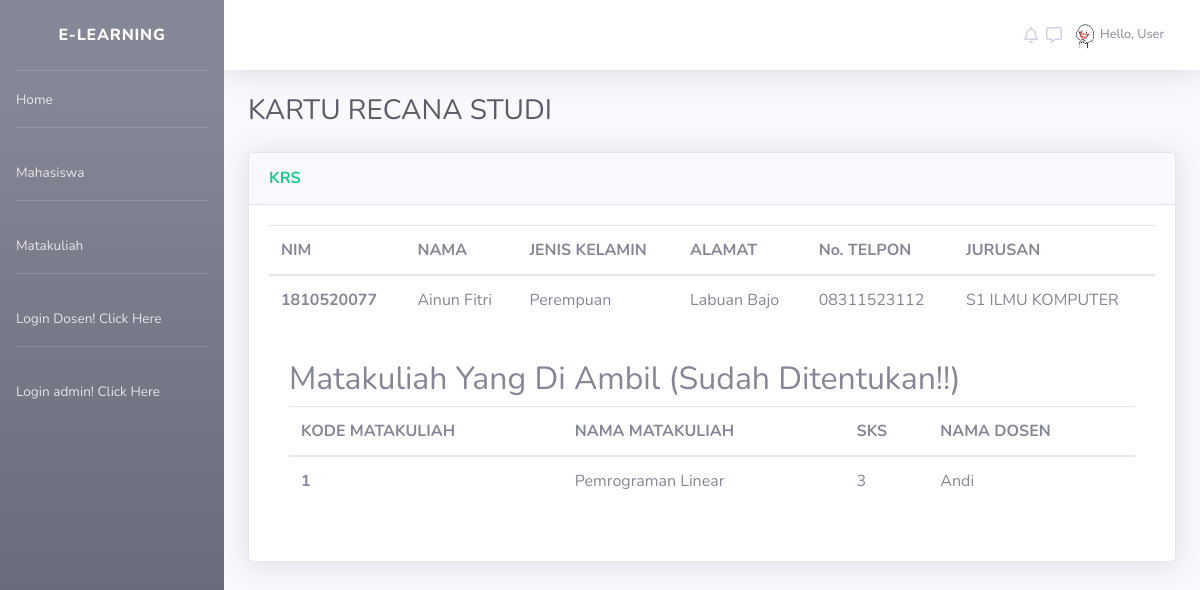
The page /mahasiswa.php on the database its author committed.
### tables this page shows
CREATE TABLE `tbl_mahasiswa` (
  `NIM` varchar(20) NOT NULL,
  `Nama` varchar(100) NOT NULL,
  `Alamat` text NOT NULL,
  `No_Telpon` varchar(12) NOT NULL,
  `Jurusan` varchar(100) NOT NULL,
  `Jenis_Kelamin` varchar(10) NOT NULL,
  `Pw` varchar(8) NOT NULL
);

CREATE TABLE `tbl_matkul` (
  `Id_Matkul` int(11) NOT NULL,
  `Nama_Matkul` varchar(100) NOT NULL,
  `SKS` varchar(5) NOT NULL,
  `Ruang` varchar(50) NOT NULL,
  `NIP` varchar(50) NOT NULL
);

CREATE TABLE `tbl_dosen` (
  `NIP` varchar(20) NOT NULL,
  `Nama_Dosen` varchar(100) NOT NULL,
  `Jenis_Kelamin` varchar(10) NOT NULL,
  `Alamat` text NOT NULL,
  `Telpon` varchar(12) NOT NULL,
  `Pw` varchar(8) NOT NULL
);

### mahasiswa.php (the view, shortened to what this page needs)
<?php
include_once('database.php');
$sql = 'SELECT * FROM tbl_matkul LEFT JOIN tbl_dosen ON(tbl_matkul.NIP = tbl_dosen.NIP)';
$mat = mysqli_query($conn, $sql);
$sql = 'SELECT * FROM tbl_mahasiswa WHERE Nama=("Ainun Fitri")';
$mahasiswa = mysqli_query($conn, $sql);
?>
<!DOCTYPE html>
<html lang="en">
<head>
    <link href="vendor/fontawesome-free/css/all.min.css" rel="stylesheet" type="text/css">
    <link href="css/sb-admin-2.min.css" rel="stylesheet">
</head>
<body id="page-top">
    <div id="wrapper">
        <ul class="navbar-nav bg-gradient-secondary sidebar sidebar-dark accordion" id="accordionSidebar">
            <a class="sidebar-brand d-flex align-items-center justify-content-center" href="home.php">
                <div class="sidebar-brand-text mx-3">E-Learning</sup></div>
            </a>
            <hr class="sidebar-divider my-0">
            <li class="nav-item">
                <a class="nav-link" href="home.php">
                    <span>Home</span></a>
                </li>
                <hr class="sidebar-divider">
                <li class="nav-item">
                    <a class="nav-link" href="mahasiswa.php">
                        <span>Mahasiswa</span></a>
                    </li>
                    <hr class="sidebar-divider">
                    <li class="nav-item">
                        <a class="nav-link" href="Matakuliah.php">
                            <span>Matakuliah</span></a>
                        </li>
                        <hr class="sidebar-divider">
                        <li class="nav-item">
                            <a class="nav-link" href="login_dosen.php">
                                <span>Login Dosen! Click Here</span></a>
                            </li>
                            <hr class="sidebar-divider">
                            <li class="nav-item">
                                <a class="nav-link" href="index.php">
                                    <span>Login admin! Click Here</span></a>
                                </li>
                            </ul>
                        <div id="content-wrapper" class="d-flex flex-column">
                            <div id="content">
                                <nav class="navbar navbar-expand navbar-light bg-white topbar mb-4 static-top shadow">
                                    <ul class="navbar-nav ml-auto">
                                        <li class="nav-item dropdown no-arrow">
                                            <a class="nav-link dropdown-toggle" href="#" id="userDropdown" role="button" data-toggle="dropdown" aria-haspopup="true" aria-expanded="false">
                                                <i class="mr-sm-2 far fa-bell"></i>
                                                <i class="far fa-comment-alt mr-sm-2"></i>
                                                <img src="img/user.jpeg" width="30" height="30" alt="">
                                                <span class="mr-2 d-none d-lg-inline text-gray-600 small">Hello, User</span>
                                            </a>
                                        </li>
                                    </ul>
                                </nav>
                                <div class="container-fluid">
                                    <div class="d-sm-flex align-items-center justify-content-between mb-4">
                                        <h1 class="h3 mb-0 text-gray-800">KARTU RECANA STUDI</h1>
                                    </div>
                                    <div class="row">
                                        <div class="col-xl-12 col-lg-7">
                                            <div class="card shadow mb-4">
                                                <div class="card-header py-3 d-flex flex-row align-items-center justify-content-between">
                                                    <h6 class="m-0 font-weight-bold text-success text-center">KRS</h6>
                                                </div>
                                                <div class="card-body">
                                                    <table class="table table-hover ">
                                                        <thead>
                                                            <tr>
                                                                <th scope="col">NIM</th>
                                                                <th scope="col">NAMA </th>
                                                                <th scope="col">JENIS KELAMIN </th>
                                                                <th scope="col">ALAMAT</th>
                                                                <th scope="col">No. TELPON</th>
                                                                <th scope="col">JURUSAN</th>
                                                            </tr>
                                                        </thead>
                                                        <tbody>
                                                            <?php
                                                            while ($data = mysqli_fetch_object($mahasiswa)) {
                                                                ?>
                                                                <tr>
                                                                    <th><?= $data->NIM ?></th>
                                                                    <td><?= $data->Nama ?></td>
                                                                    <td><?= $data->Jenis_Kelamin ?></td>
                                                                    <td><?= $data->Alamat ?></td>
                                                                    <td><?= $data->No_Telpon ?></td>
                                                                    <td><?= $data->Jurusan ?></td>
                                                                </tr>
                                                            <?php } ?>
                                                        </tbody>
                                                    </table>
                                                    <div class="card-body">
                                                        <h2>Matakuliah Yang Di Ambil (Sudah Ditentukan!!)</h2>
                                                        <table class="table table-hover ">
                                                            <thead>
                                                                <tr>
                                                                    <th scope="col">KODE MATAKULIAH</th>
                                                                    <th scope="col">NAMA MATAKULIAH</th>
                                                                    <th scope="col">SKS </th>
                                                                    <th scope="col">NAMA DOSEN</th>
                                                                </tr>
                                                            </thead>
                                                            <tbody>
                                                                <?php
                                                                while ($data = mysqli_fetch_object($mat)) {
                                                                    ?>
                                                                    <tr>
                                                                        <th><?= $data->Id_Matkul ?></th>
                                                                        <td><?= $data->Nama_Matkul ?></td>
                                                                        <td><?= $data->SKS ?></td>
                                                                        <td><?= $data->Nama_Dosen ?></td>
                                                                    </tr>
                                                                <?php } ?>
                                                            </tbody>
                                                        </table>
                                                    </div>
                                                </div>
                                            </div>
                                        </div>
                                    </div>
                                </div>
                            </body>
                            </html>

### rows shown on the page
tbl_mahasiswa: NIM "1810520077", Nama "Ainun Fitri", Jenis_Kelamin "Perempuan", Alamat "Labuan Bajo", No_Telpon "08311523112", Jurusan "S1 ILMU KOMPUTER"
tbl_matkul: Id_Matkul "1", Nama_Matkul "Pemrograman Linear", SKS "3", NIP.Nama_Dosen "Andi"
